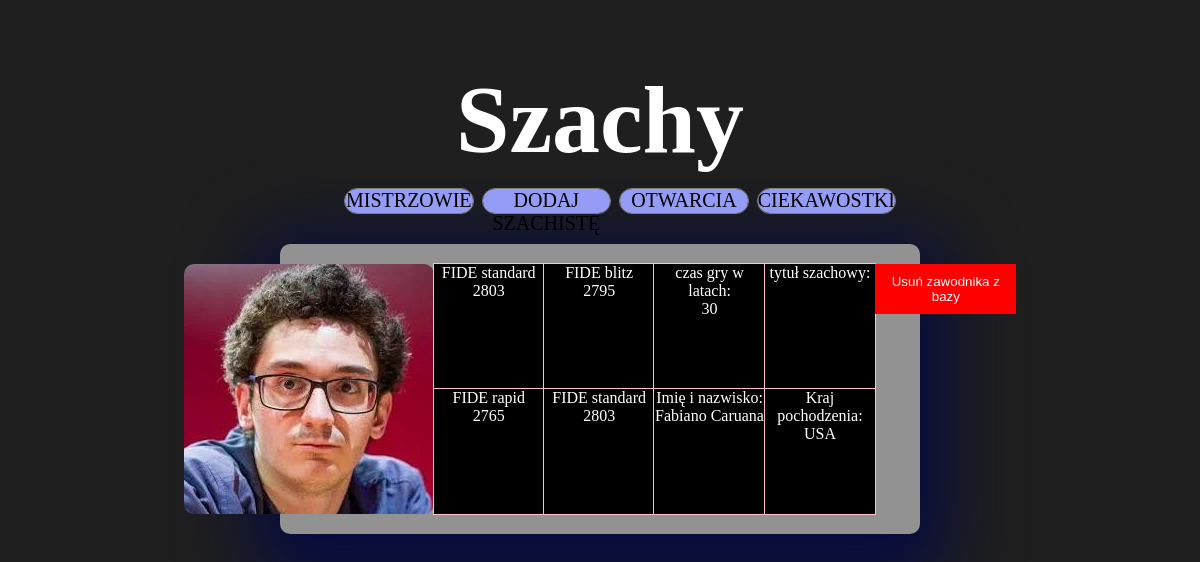
Page /index.php?strona=mistrz&nr=5 on the committed database.
### tables this page shows
CREATE TABLE `mistrzowie` (
  `id` int NOT NULL,
  `imie_nazwisko` varchar(25) NOT NULL,
  `Tytul` varchar(5) NOT NULL,
  `ranking` int NOT NULL,
  `czas_gry` varchar(2) NOT NULL,
  `kraj_pochodzenia` varchar(25) NOT NULL
);

CREATE TABLE `rankingi` (
  `FIDE_standard` int NOT NULL,
  `FIDE_rapid` int NOT NULL,
  `FIDE_blitz` int NOT NULL,
  `ID_rankingu` int NOT NULL
);

### mistrz.php (the view)
<?php
$nr = $_GET['nr'];
$wynik = mysqli_query($conn, "SELECT * FROM mistrzowie, rankingi WHERE
id=$nr AND
mistrzowie.ranking=rankingi.ID_rankingu");
    while ($wiersz = mysqli_fetch_array($wynik)){
    echo '<div class="mistrzDane">';
    echo '<img src="' . $wiersz["id"] . '.jpg">';
        echo '<div class="rankingi">';
            echo '<div class ="rankingPoj">FIDE standard<br> '.$wiersz["FIDE_standard"].'</div>';
            echo '<div class ="rankingPoj">FIDE blitz <br>'.$wiersz["FIDE_blitz"].'</div><br>';
            echo '<div class ="rankingPoj">FIDE rapid <br>'.$wiersz["FIDE_rapid"].'</div>';
            echo '<div class ="rankingPoj">FIDE standard <br>'.$wiersz["FIDE_standard"].'</div>';
        echo '</div>';
        echo '<div class="rankingi">';
            echo '<div class ="rankingPoj">czas gry w latach:<br> '.$wiersz["czas_gry"].'</div>';
            echo '<div class ="rankingPoj">tytuł szachowy: <br>'.$wiersz["tytul"].'</div><br>';
            echo '<div class ="rankingPoj">Imię i nazwisko: <br>'.$wiersz["imie_nazwisko"].'</div>';
            echo '<div class ="rankingPoj">Kraj pochodzenia: <br>'.$wiersz["kraj_pochodzenia"].'</div>';
        echo '</div>';
echo '<br><a href="usun.php?id=' . $wiersz["id"] . '"><button style="background-color: red; color: white; padding: 10px; border: none; cursor: pointer;">Usuń zawodnika z bazy</button></a>';
    echo '</div>';
    }
?>

### style.css (style rules this page uses)
body { background-color: rgb(31, 31, 31); margin: 0px; padding: 0px; font-family: tahoma; }
a { text-decoration: none; color: black; }
img { float: left; width: 250px; height: 250px; border-radius: 10px; }
.mistrzDane { color: black; display: flex; justify-content: center; text-align: center; }
.rankingi { background-color: black; width: 250px; height: 250px; display: flex; flex-wrap: wrap; }
.rankingPoj { width: 50%; height: 50%; background-color: black; outline: 1px solid pink; color: white; }

### rows in the picture
mistrzowie: rankingi.FIDE_standard "2803", rankingi.FIDE_blitz "2795", rankingi.FIDE_rapid "2765", czas_gry "30", imie_nazwisko "Fabiano Caruana", kraj_pochodzenia "USA"
